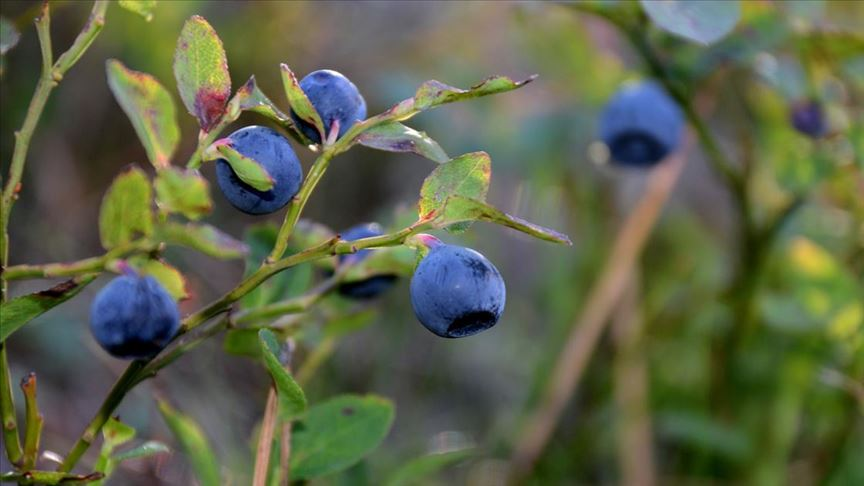
%> input picture E44/soru1.jpg, 864 x 486 px
$ octave E44.m   (GNU Octave 9; MATLAB toolbox functions it lacks are replaced by stand-ins)
%> lines starting %> are read from the running program, lines starting %| are printed output that depends on the picture; in (x1, y1, x2, y2) boxes, pixels count from 0 and x2, y2 are one past the last pixel; in counts of white or black regions, pixels touching at a corner belong together; the program's own positions count from 1
clc; clear; close all; warning off all;
img = imread('soru1.jpg');
%> img is the input picture: size 486x864x3 uint8; mean R, G, B 93.1, 99.5, 73.6
hsvImg = rgb2hsv(img);
%> hsvImg: size 486x864x3 double; mean H, S, V 0.294, 0.381, 0.42
binaryImg = hsvImg(:,:,1) > 0.53 & hsvImg(:,:,1) < 0.92 & hsvImg(:,:,2) > 0.2;
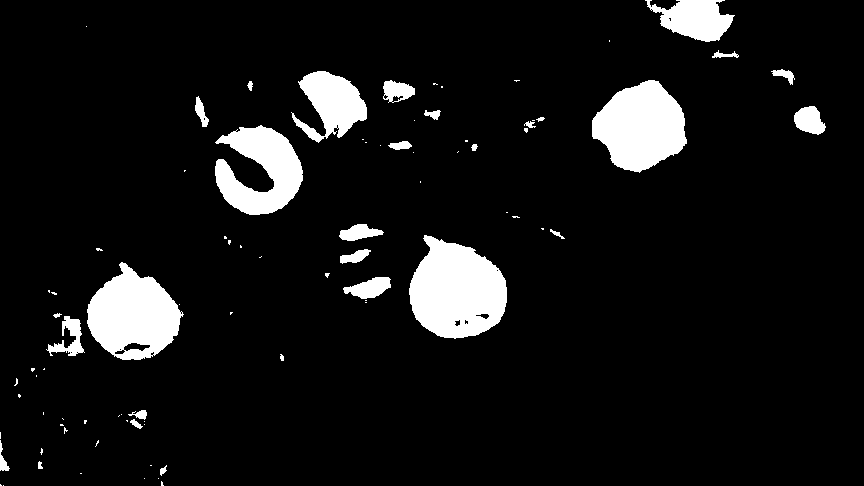
%> binaryImg: size 486x864 logical; 8.2% white; 85 white regions (56 under 20 px), largest, box (x1, y1, x2, y2) and area: (409, 235, 507, 339) 7315, (592, 80, 687, 173) 6087, (87, 262, 184, 360) 6077
se = strel('disk', 2);
binaryImg = imopen(binaryImg, se);
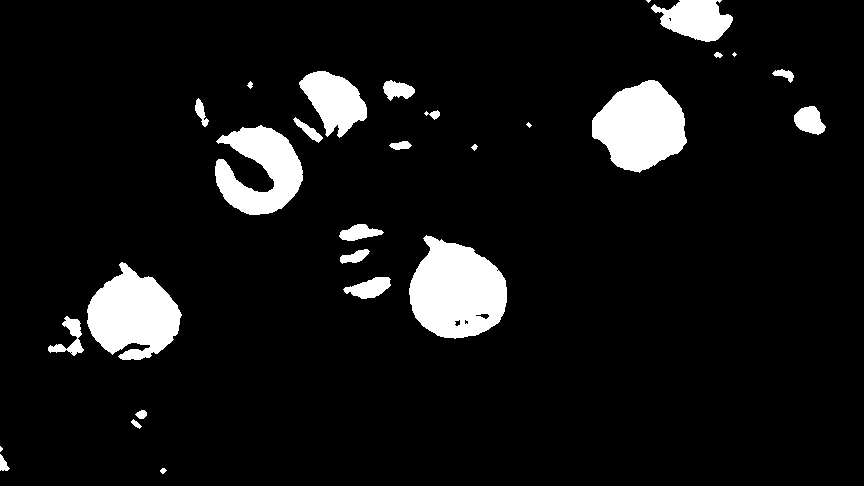
%> binaryImg: size 486x864 logical; 7.9% white; 28 white regions (4 under 20 px), largest, box (x1, y1, x2, y2) and area: (409, 235, 507, 339) 7297, (592, 80, 687, 173) 6077, (87, 262, 182, 360) 6021
binaryImg = imfill(binaryImg, 'holes');
%> binaryImg: size 486x864 logical; 7.9% white; 28 white regions (4 under 20 px), largest, box (x1, y1, x2, y2) and area: (409, 235, 507, 339) 7363, (592, 80, 687, 173) 6077, (87, 262, 182, 360) 6021
binaryImg = bwareaopen(binaryImg, 120);
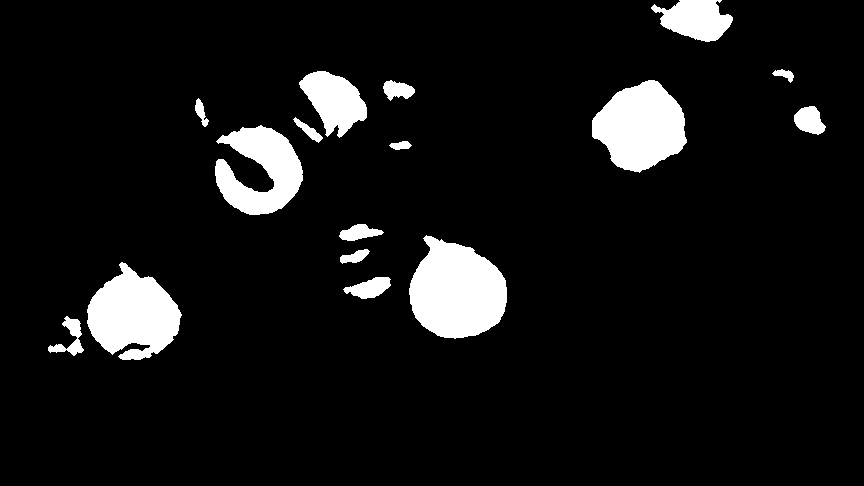
%> binaryImg: size 486x864 logical; 7.8% white; 16 white regions
props = regionprops(binaryImg, 'Centroid', 'BoundingBox', 'Area', 'Solidity', 'Eccentricity', 'Extent');
%> props = 16 regions; largest, box (x1, y1, x2, y2), Area, Centroid, Eccentricity, Extent and Solidity: (409, 235, 507, 339) 7363 [457.6 291.8] 0.407 0.722 0.954, (592, 80, 687, 173) 6077 [641.4 127.2] 0.355 0.688 0.961, (87, 262, 182, 360) 6021 [133.7 315.9] 0.392 0.647 0.924
minArea = 120;
minSolidity = 0.55;
maxEccentricity = 0.75;
minExtent = 0.5;
props([props.Area] < minArea | [props.Solidity] < minSolidity | [props.Eccentricity] > maxEccentricity | [props.Extent] < minExtent) = [];
num = numel(props);
%> num = 6
imshow(img);
hold on
for k = 1:num
    plot(props(k).Centroid(1), props(k).Centroid(2), 'r*');
    rectangle('Position', props(k).BoundingBox, 'EdgeColor', 'r', 'LineWidth', 2);
end
%> this loop made 6 passes
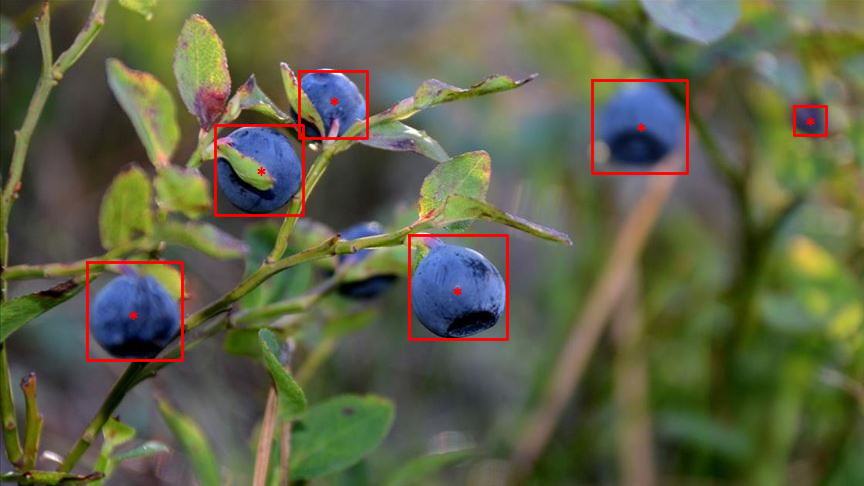
%> figure redrawn from the program's plot data
hold off
fprintf('YABAN MERSINI SAYISI: %d\n', num);
%| YABAN MERSINI SAYISI: 6
